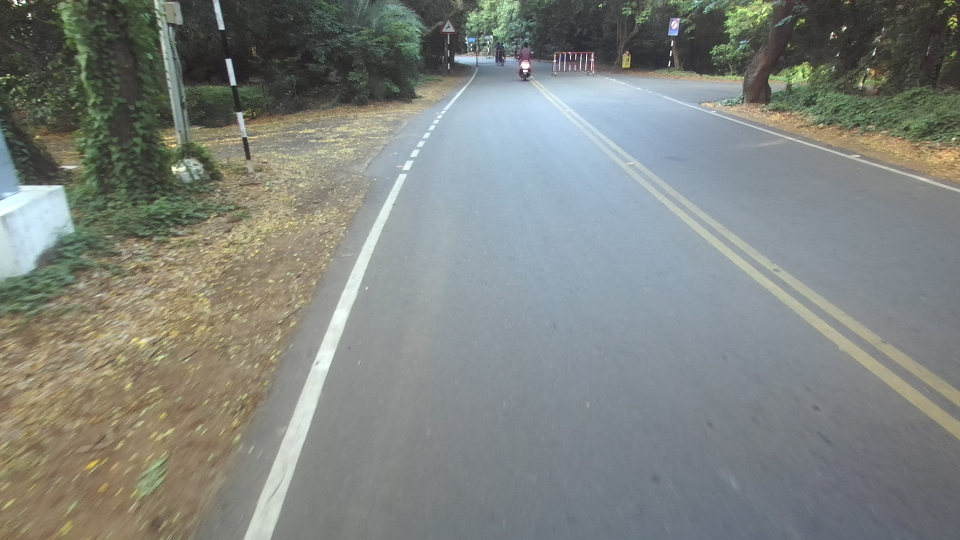
#> input picture data/raw_data/frame000008.jpg, 1920 x 1080 px, found by its file name (shown at 1/2 size); its folder holds only this picture in this run
$ python detect_lanes.py
#> lines starting #> are read from the running program, lines starting #| are printed output that depends on the picture; after the words box and inside, x2 and y2 are one past the last pixel; in counts of white or black regions, pixels touching at a corner belong together
import cv2
import numpy as np
import os

INPUT_DIR = "data/raw_data/"
OUTPUT_DIR = "data/masked_images/"

os.makedirs(OUTPUT_DIR, exist_ok=True)

for filename in os.listdir(INPUT_DIR):
    if not filename.endswith((".jpg", ".png")):
        continue

    img_path = os.path.join(INPUT_DIR, filename)
    img = cv2.imread(img_path)
#> img is the input picture: shape (1080, 1920, 3); mean B, G, R 127, 131.7, 127.4

    # 2. Convert to HLS and mask yellow/white
    hls = cv2.cvtColor(img, cv2.COLOR_BGR2HLS)
#> hls: shape (1080, 1920, 3); mean of channels 0, 1, 2 69.1, 128.2, 29.8
    lower_white = np.array([50, 200, 0], dtype=np.uint8)
    upper_white = np.array([100, 255, 180], dtype=np.uint8)
    mask_white = cv2.inRange(hls, lower_white, upper_white)
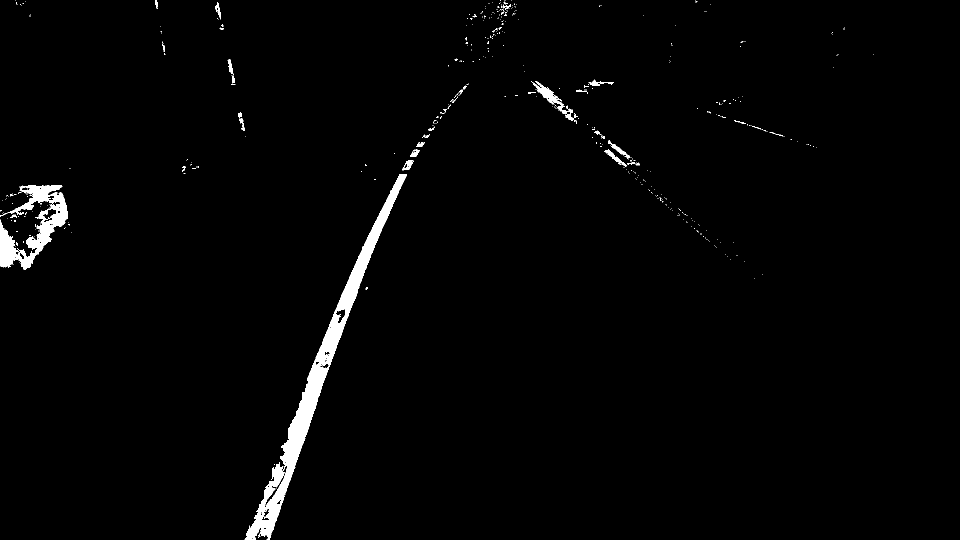
#> mask_white: shape (1080, 1920) (shown at 1/2 size); 1.7% white; 445 white regions (409 under 20 px), largest, box (x1, y1, x2, y2) and area: (489, 348, 814, 1080) 21585, (0, 371, 136, 540) 8651, (1065, 162, 1156, 248) 1280

    lower_yellow = np.array([30, 150, 30], dtype=np.uint8)
    upper_yellow = np.array([90, 200, 50], dtype=np.uint8)
    mask_yellow = cv2.inRange(hls, lower_yellow, upper_yellow)
#> mask_yellow: shape (1080, 1920); 0.45% white; 1087 white regions (999 under 20 px), largest, box (x1, y1, x2, y2) and area: (0, 534, 54, 556) 713, (1508, 547, 1556, 579) 416, (1465, 512, 1500, 541) 405

    combined_mask = cv2.bitwise_or(mask_white, mask_yellow)
#> combined_mask: shape (1080, 1920); 2.2% white; 1321 white regions (1202 under 20 px), largest, box (x1, y1, x2, y2) and area: (489, 348, 814, 1080) 21598, (0, 371, 150, 556) 9712, (1065, 162, 1156, 248) 1286
    color_isolated = cv2.bitwise_and(img, img, mask=combined_mask)

    # 3. Grayscale & Blur
    gray = cv2.cvtColor(color_isolated, cv2.COLOR_BGR2GRAY)
    blur = cv2.GaussianBlur(gray, (7, 7), 0)

    # 4. Canny Edge
    edges = cv2.Canny(blur, 50, 150)
#> edges: shape (1080, 1920); 0.82% white in thin lines or dots

    # 5. Region of Interest
    height, width = edges.shape
    polygons = np.array([[
        (0, 980),    # bottom left
        (0, 600),    # bottom left
        (650, 120),    # top left
        (1400, 120),   # lower left
        (1920, 300),   # mid right
        (1920, 980)    # bottom right
    ]])
    roi_mask = np.zeros_like(edges)
    cv2.fillPoly(roi_mask, polygons, 255)
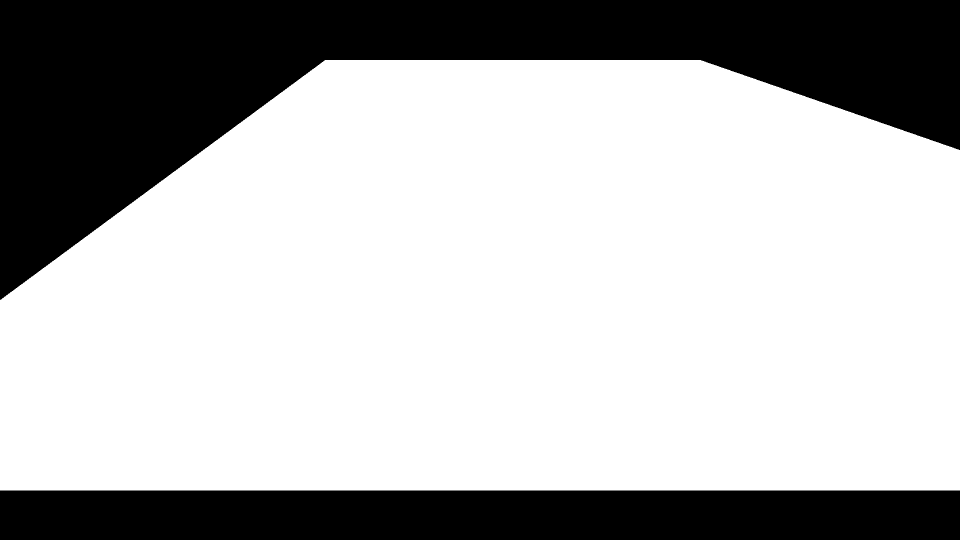
#> roi_mask: shape (1080, 1920) (shown at 1/2 size); 69.9% white; 2 black regions, box (x1, y1, x2, y2) and area: (0, 0, 1920, 600) 433440, (0, 981, 1920, 1080) 190080
    cropped_edges = cv2.bitwise_and(edges, roi_mask)
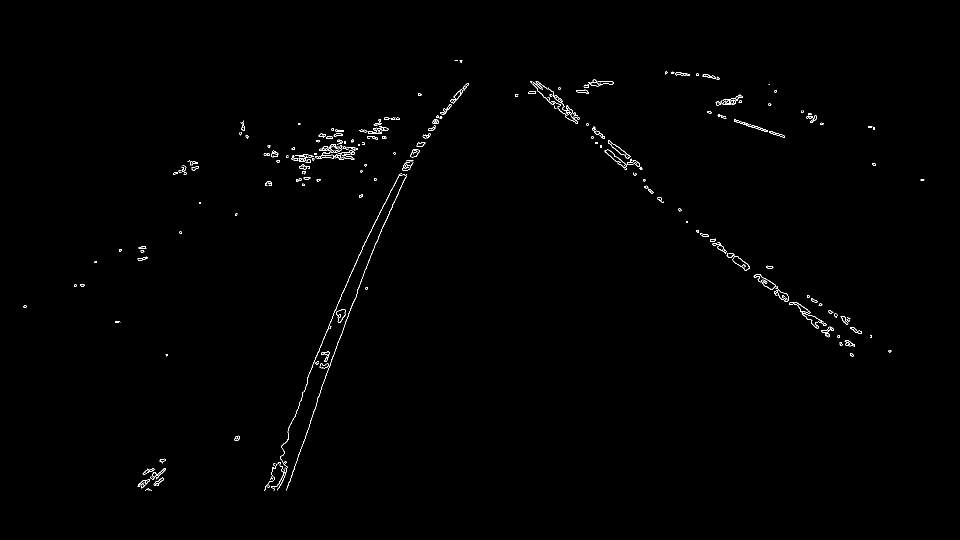
#> cropped_edges: shape (1080, 1920) (shown at 1/2 size); 0.48% white in thin lines or dots, all inside (x1, y1, x2, y2) = (47, 120, 1849, 981)

    # 6. Hough Transform
    lines = cv2.HoughLinesP(cropped_edges, rho=2, theta=np.pi/180, threshold=50,
                            minLineLength=40, maxLineGap=20)
#> lines = 160 rows, first 6: [693, 569, 730, 484], [634, 801, 705, 606], [1629, 633, 1703, 691], [1112, 195, 1265, 328], [1215, 299, 1289, 361], [1415, 469, 1581, 608]

    # 7. Draw Lines (Simplistic drawing, without averaging logic)
    line_image = np.zeros_like(img)
    if lines is not None:
        for line in lines:
            x1, y1, x2, y2 = line[0]
            cv2.line(line_image, (x1, y1), (x2, y2), (0, 255, 0), 5)
#> this loop made 160 passes
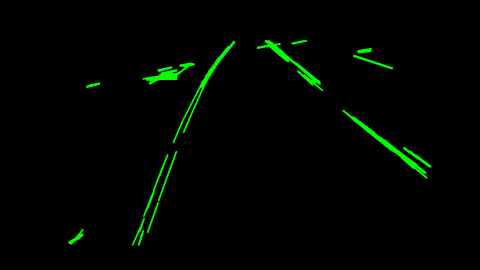
#> line_image: shape (1080, 1920, 3) (shown at 1/4 size); mean of channels 0, 1, 2 0, 4.7, 0; drawn as B, G, R

    # Create red ROI overlay
    roi_overlay = np.zeros_like(img)
    roi_overlay[:, :, 2] = roi_mask  # Red channel
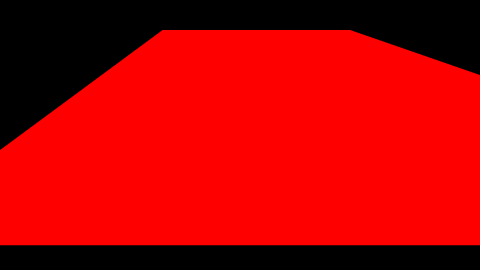
#> roi_overlay: shape (1080, 1920, 3) (shown at 1/4 size); mean of channels 0, 1, 2 0, 0, 178.3; drawn as B, G, R

    # Blend ROI with original image
    img_with_roi = cv2.addWeighted(img, 1.0, roi_overlay, 0.4, 0)
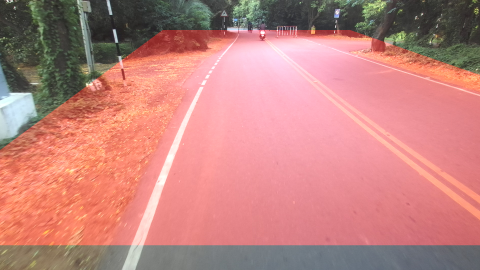
#> img_with_roi: shape (1080, 1920, 3) (shown at 1/4 size); mean B, G, R 127, 131.7, 194.9

    # Final overlay with detected lines
    final_result = cv2.addWeighted(img_with_roi, 0.8, line_image, 1, 0)
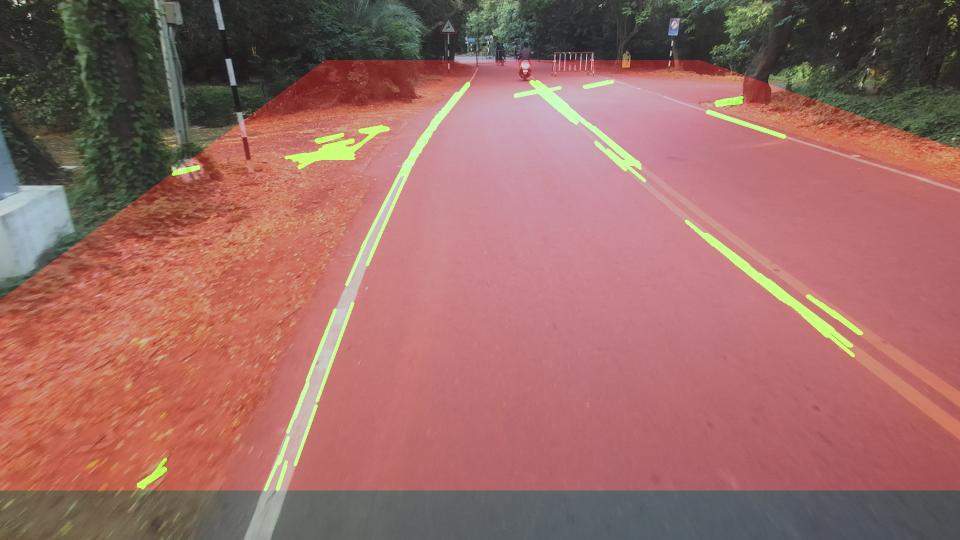
#> final_result: shape (1080, 1920, 3) (shown at 1/2 size); mean B, G, R 101.6, 107.2, 155.9

    # Save output
    output_path = os.path.join(OUTPUT_DIR, filename)
    cv2.imwrite(output_path, final_result)

print("Processing complete. Images saved to:", OUTPUT_DIR)

$ run again, on data/raw_data/frame000027.jpg
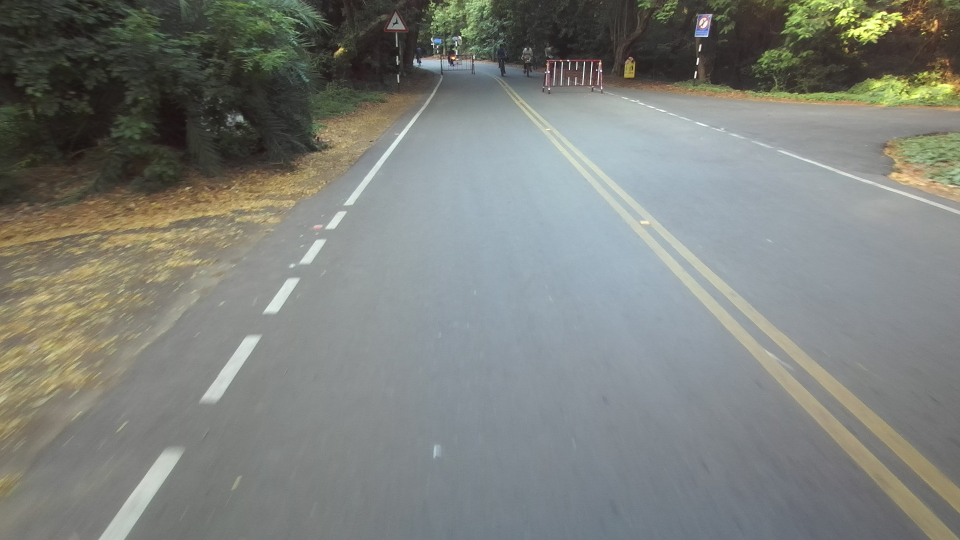
#> input picture data/raw_data/frame000027.jpg, 1920 x 1080 px, found by its file name (shown at 1/2 size)
#> img is the input picture: shape (1080, 1920, 3); mean B, G, R 123.2, 128.2, 125.1
#> hls: shape (1080, 1920, 3); mean of channels 0, 1, 2 65.1, 124.9, 23.7
#> `mask_white = cv2.inRange(hls, lower_white, upper_white)`:
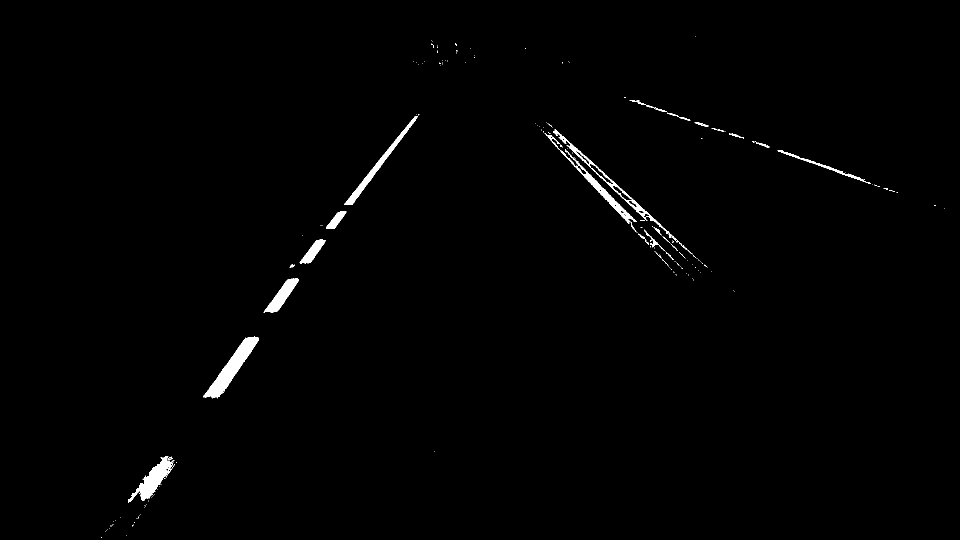
#> mask_white: shape (1080, 1920) (shown at 1/2 size); 0.89% white; 194 white regions (167 under 20 px), largest, box (x1, y1, x2, y2) and area: (406, 673, 518, 797) 3799, (256, 913, 348, 1005) 2646, (1089, 266, 1275, 466) 2185
#> mask_yellow: shape (1080, 1920); 0.31% white; 364 white regions (333 under 20 px), largest, box (x1, y1, x2, y2) and area: (1326, 509, 1452, 629) 1776, (1350, 492, 1462, 588) 1541, (1034, 193, 1099, 253) 376
#> combined_mask: shape (1080, 1920); 1.2% white; 422 white regions (379 under 20 px), largest, box (x1, y1, x2, y2) and area: (406, 673, 518, 797) 3799, (1030, 200, 1330, 502) 3119, (256, 913, 348, 1005) 2646
#> edges: shape (1080, 1920); 0.51% white in thin lines or dots
#> roi_mask: shape (1080, 1920); 69.9% white; 2 black regions, box (x1, y1, x2, y2) and area: (0, 0, 1920, 600) 433440, (0, 981, 1920, 1080) 190080
#> cropped_edges: shape (1080, 1920); 0.49% white in thin lines or dots, all inside (x1, y1, x2, y2) = (29, 123, 1920, 981)
#> lines = 128 rows, first 6: [1030, 204, 1369, 568], [1454, 588, 1503, 634], [1653, 337, 1795, 386], [1143, 284, 1333, 461], [599, 526, 632, 480], [1309, 458, 1506, 642]
#> the loop `for line in lines:` made 128 passes
#> `final_result = cv2.addWeighted(img_with_roi, 0.8, line_image, 1, 0)`:
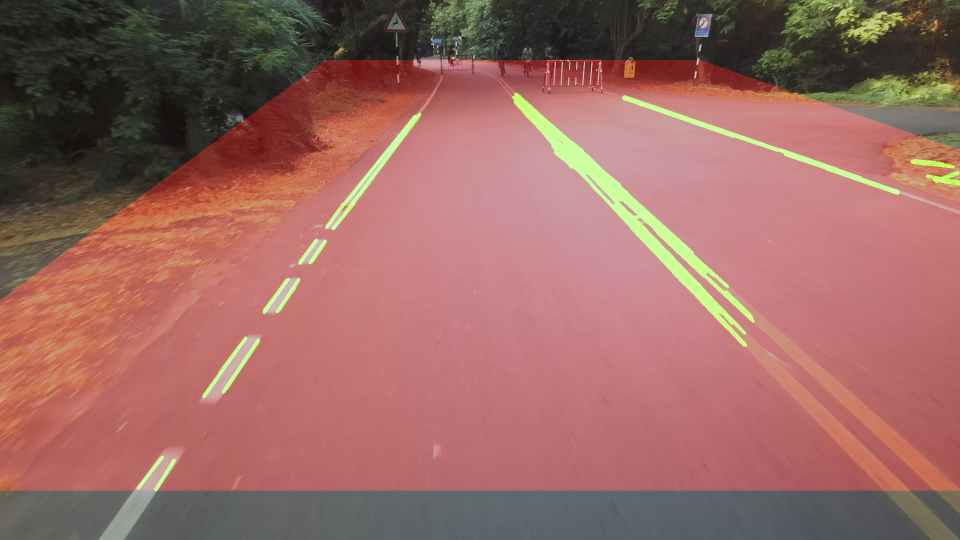
#> final_result: shape (1080, 1920, 3) (shown at 1/2 size); mean B, G, R 98.5, 104.6, 154.5

$ run again, on data/raw_data/frame000031.jpg
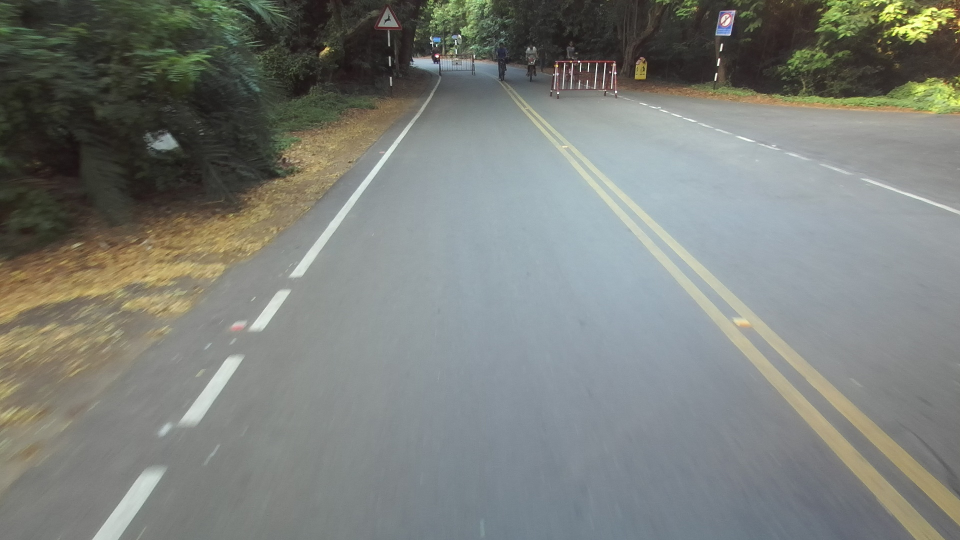
#> input picture data/raw_data/frame000031.jpg, 1920 x 1080 px, found by its file name (shown at 1/2 size)
#> img is the input picture: shape (1080, 1920, 3); mean B, G, R 122.2, 127.2, 123.6
#> hls: shape (1080, 1920, 3); mean of channels 0, 1, 2 64.1, 123.8, 23.8
#> `mask_white = cv2.inRange(hls, lower_white, upper_white)`:
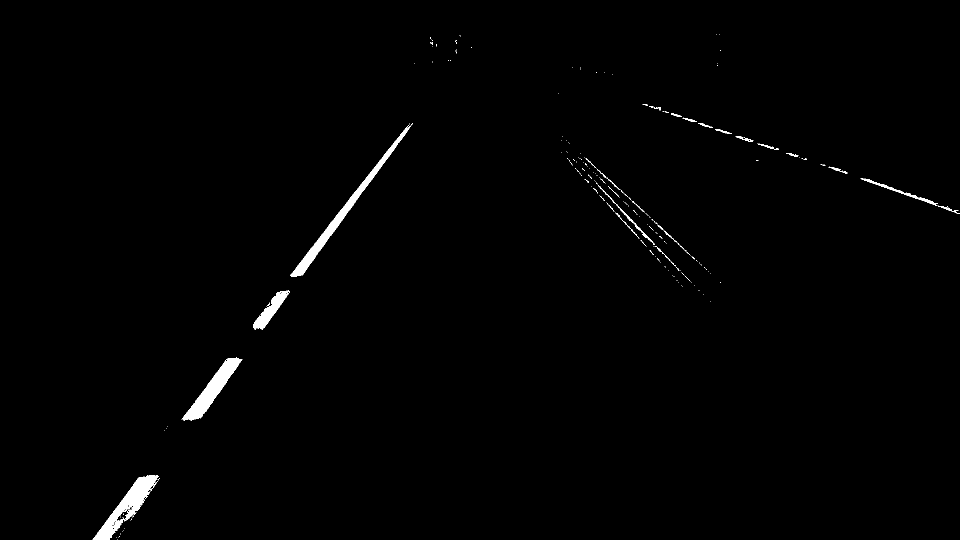
#> mask_white: shape (1080, 1920) (shown at 1/2 size); 0.91% white; 222 white regions (195 under 20 px), largest, box (x1, y1, x2, y2) and area: (580, 247, 826, 554) 4874, (185, 950, 317, 1080) 4620, (365, 714, 483, 841) 4165
#> mask_yellow: shape (1080, 1920); 0.41% white; 363 white regions (346 under 20 px), largest, box (x1, y1, x2, y2) and area: (1323, 465, 1503, 640) 2833, (1309, 501, 1461, 648) 2560, (1038, 199, 1170, 323) 1654
#> combined_mask: shape (1080, 1920); 1.3% white; 410 white regions (368 under 20 px), largest, box (x1, y1, x2, y2) and area: (580, 247, 826, 554) 4879, (185, 950, 317, 1080) 4620, (365, 714, 483, 841) 4165
#> edges: shape (1080, 1920); 0.51% white in thin lines or dots, all inside (x1, y1, x2, y2) = (185, 15, 1920, 1080)
#> roi_mask: shape (1080, 1920); 69.9% white; 2 black regions, box (x1, y1, x2, y2) and area: (0, 0, 1920, 600) 433440, (0, 981, 1920, 1080) 190080
#> cropped_edges: shape (1080, 1920); 0.47% white in thin lines or dots, all inside (x1, y1, x2, y2) = (258, 199, 1920, 981)
#> lines = 136 rows, first 6: [1119, 299, 1336, 539], [1328, 460, 1419, 545], [604, 550, 825, 246], [1362, 516, 1405, 557], [1364, 513, 1488, 637], [1721, 358, 1907, 422]
#> the loop `for line in lines:` made 136 passes
#> `final_result = cv2.addWeighted(img_with_roi, 0.8, line_image, 1, 0)`:
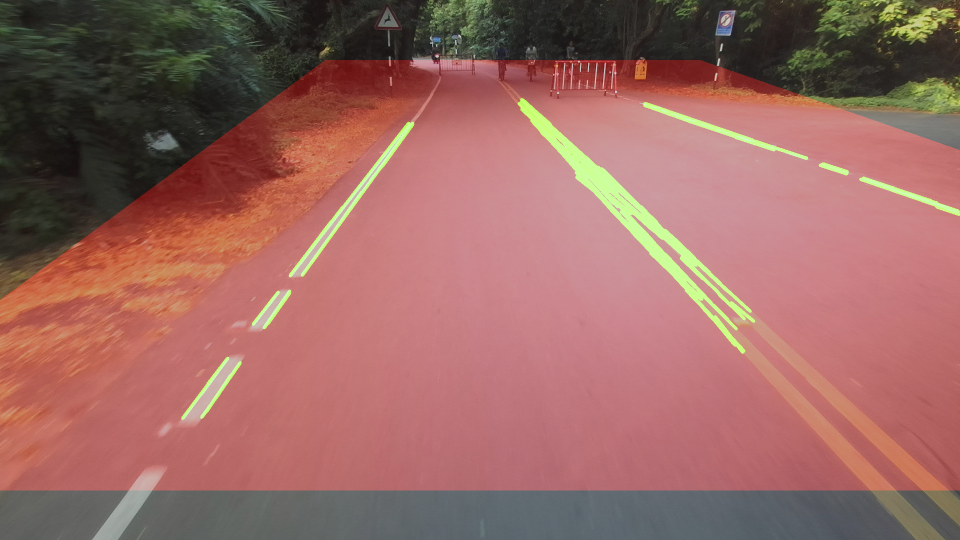
#> final_result: shape (1080, 1920, 3) (shown at 1/2 size); mean B, G, R 97.7, 103.7, 153.4
